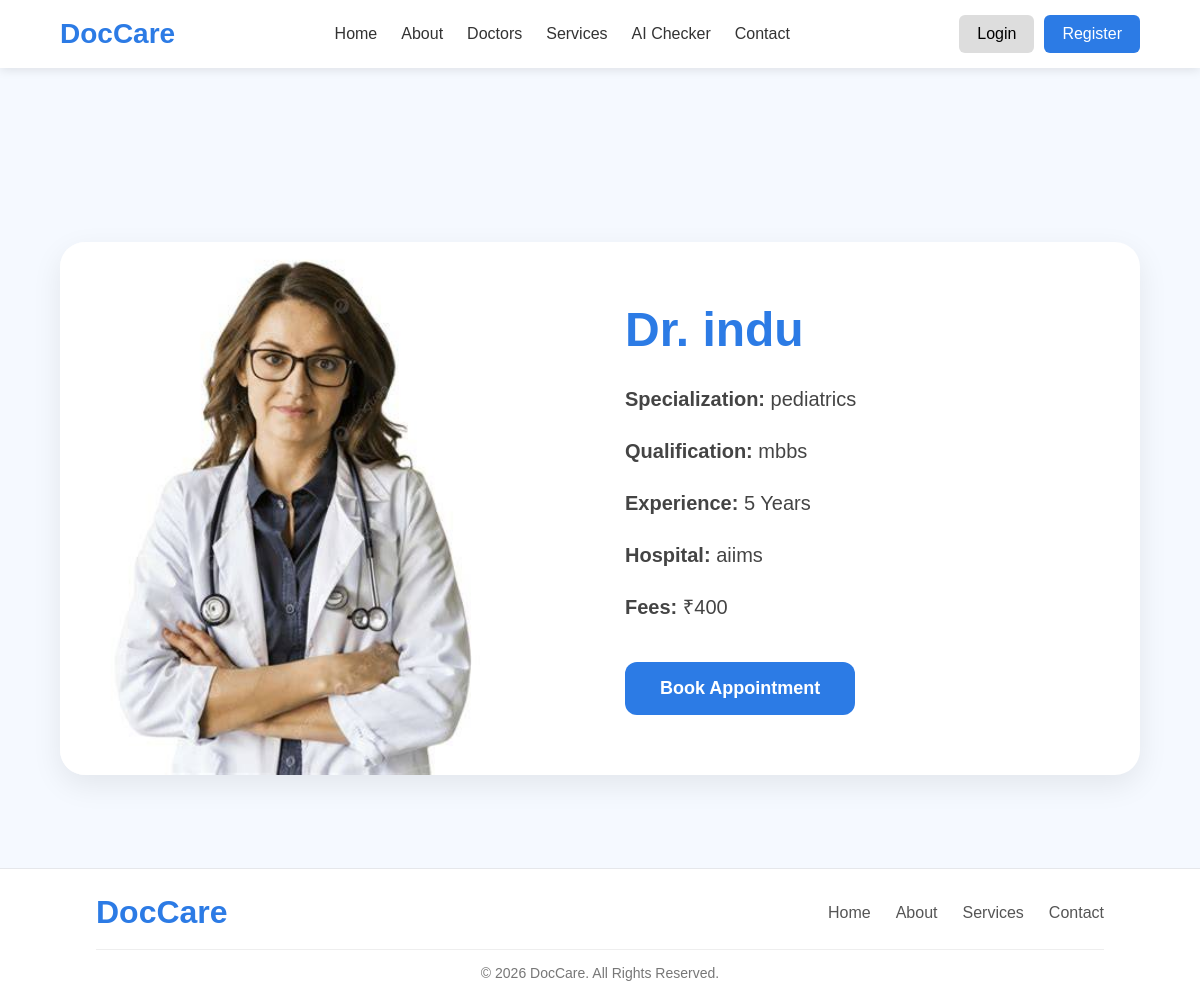
Page /doctor/1/ on the committed database.
### doctors/models.py (models this page shows, shortened)
class Doctor(models.Model):
    user = models.OneToOneField(
        User,
        on_delete=models.CASCADE
    )
    specialization = models.CharField(
        max_length=100
    )
    qualification = models.CharField(
        max_length=200
    )
    experience = models.IntegerField()
    hospital = models.CharField(
        max_length=200
    )
    fees = models.IntegerField()
    image = models.ImageField(
        upload_to='doctor_images/'
    )

### doctors/views.py (the view)
def doctor_detail(request, id):
    doctor = Doctor.objects.get(id=id)
    return render(
        request,
        'doctor_detail.html',
        {
            'doctor': doctor
        }
    )

### templates/doctor_detail.html (shortened to what this page needs)
{% extends 'base.html' %}
{% load static %}
{% block content %}
<div class="doctor-detail-page">
    <div class="doctor-detail-card">
        <div class="doctor-detail-left">
            <img src="{{ doctor.image.url }}">
        </div>
        <div class="doctor-detail-right">
            <h1>
                Dr. {{ doctor.user.username }}
            </h1>
            <p>
                <strong>Specialization:</strong>
                {{ doctor.specialization }}
            </p>
            <p>
                <strong>Qualification:</strong>
                {{ doctor.qualification }}
            </p>
            <p>
                <strong>Experience:</strong>
                {{ doctor.experience }} Years
            </p>
            <p>
                <strong>Hospital:</strong>
                {{ doctor.hospital }}
            </p>
            <p>
                <strong>Fees:</strong>
                ₹{{ doctor.fees }}
            </p>
            <a href="{% url 'book_appointment' doctor.id %}"
   class="book-btn">
                Book Appointment
            </a>
        </div>
    </div>
</div>
{% endblock %}

### static/css/style.css (style rules this page uses)
* { margin:0; padding:0; box-sizing:border-box; font-family:Arial, Helvetica, sans-serif; }
body { background:#f5f7fb; }
.doctor-detail-page { min-height:100vh; display:flex; justify-content:center; align-items:center; padding:140px 5% 60px; background:#f5f9ff; }
.doctor-detail-card { width:100%; max-width:1200px; display:flex; gap:50px; background:white; border-radius:25px; overflow:hidden; box-shadow:0 10px 30px rgba(0,0,0,.08); }
.doctor-detail-left { flex:1; }
.doctor-detail-left img { width:100%; height:100%; object-fit:cover; }
.doctor-detail-right { flex:1; padding:60px; display:flex; flex-direction:column; justify-content:center; }
.doctor-detail-right h1 { font-size:48px; color:#2c7be5; margin-bottom:25px; }
.doctor-detail-right p { font-size:20px; color:#444; margin-bottom:18px; line-height:1.7; }
.book-btn { width:fit-content; margin-top:20px; padding:16px 35px; background:#2c7be5; color:white; text-decoration:none; border-radius:12px; font-size:18px; font-weight:bold; transition:.3s; }

### rows in the picture
Doctor: image (picture), user.username "indu", specialization "pediatrics", qualification "mbbs", experience "5", hospital "aiims", fees "400"
